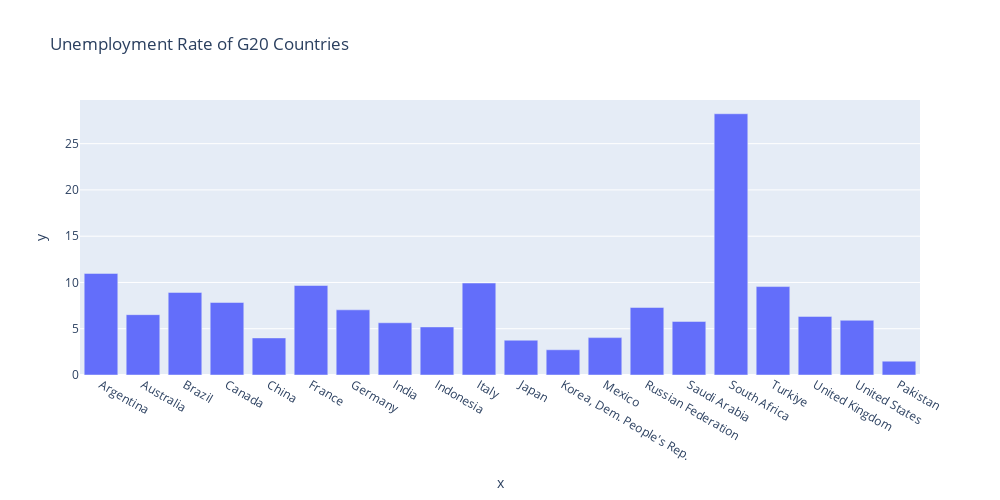

Notebook code cell kept with this figure:
### Code cell
#visualizing each country unemployment rate

fig=px.bar(x=data_g20c['Country Name'],y=data_g20c['average'],height=500,width=1000,
           labels={'index':'Country Name','value':'Unemployment Rate'},
           title='Unemployment Rate of G20 Countries')
fig.show()

### Figure 1 — Plotly figure (JSON) as saved in the notebook; plotly's stock layout.template omitted (floating-point values rounded to 4 significant figures)
{"data": [{"alignmentgroup": "True", "hovertemplate": "x=%{x}<br>y=%{y}<extra></extra>", "legendgroup": "", "marker": {"color": "#636efa", "pattern": {"shape": ""}}, "name": "", "offsetgroup": "", "orientation": "v", "showlegend": false, "textposition": "auto", "type": "bar", "x": ["Argentina", "Australia", "Brazil", "Canada", "China", "France", "Germany", "India", "Indonesia", "Italy", "Japan", "Korea, Dem. People's Rep.", "Mexico", "Russian Federation", "Saudi Arabia", "South Africa", "Turkiye", "United Kingdom", "United States", "Pakistan"], "xaxis": "x", "y": [10.98, 6.52, 8.924, 7.838, 4.007, 9.672, 7.042, 5.645, 5.196, 9.939, 3.76, 2.727, 4.041, 7.296, 5.788, 28.23, 9.556, 6.331, 5.913, 1.495], "yaxis": "y"}], "layout": {"barmode": "relative", "height": 500, "legend": {"tracegroupgap": 0}, "title": {"text": "Unemployment Rate of G20 Countries"}, "width": 1000, "xaxis": {"anchor": "y", "domain": [0, 1], "title": {"text": "x"}}, "yaxis": {"anchor": "x", "domain": [0, 1], "title": {"text": "y"}}}}
